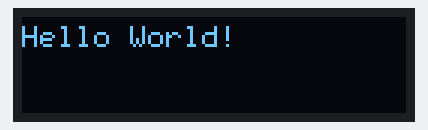
Recording of a sketch running on a simulated Arduino Mega 2560, built for the host (arithmetic inside an expression is 32-bit, double 64-bit). Parts: 128×32 one-colour display.

Above: at 0.1 s.

The sketch:

20260201OLED.ino
```cpp
#include <Arduino.h>
#include <U8g2lib.h>

#ifdef U8X8_HAVE_HW_SPI
#include <SPI.h>
#endif
#ifdef U8X8_HAVE_HW_I2C
#include <Wire.h>
#endif

// [OLED 設定] 128x32, Page Buffer 模式 (省記憶體)
U8G2_SSD1306_128X32_UNIVISION_1_HW_I2C u8g2(U8G2_R0, /* reset=*/ U8X8_PIN_NONE);

//U8G2_SSD1306_128X64_NONAME_F_HW_I2C u8g2(U8G2_R0, /* clock=*/ SCL, /* data=*/ SDA, /* reset=*/ U8X8_PIN_NONE);  // High speed I2C
// U8G2_SSD1306_128X64_NONAME_F_SW_I2C u8g2(U8G2_R0, /* clock=*/ SCL, /* data=*/ SDA, /* reset=*/ U8X8_PIN_NONE);    //Low spped I2C

// === 硬體腳位定義 ===
#define I2C_SDA_PIN 41 // OLED SDA
#define I2C_SCL_PIN 42 // OLED SCL

void setup(void)
{
  Wire.begin(I2C_SDA_PIN, I2C_SCL_PIN); // === 初始化 I2C 腳位 (SDA 41, SCL 42) ===
  u8g2.begin();
}

void loop(void)
{
  u8g2.clearBuffer();                   // clear the internal memory
  u8g2.setFont(u8g2_font_6x12_tf);   // choose a suitable font
  u8g2.drawStr(0, 10, "Hello World!");  // write something to the internal memory
  u8g2.sendBuffer();                    // transfer internal memory to the display
  delay(1000);
}
```
